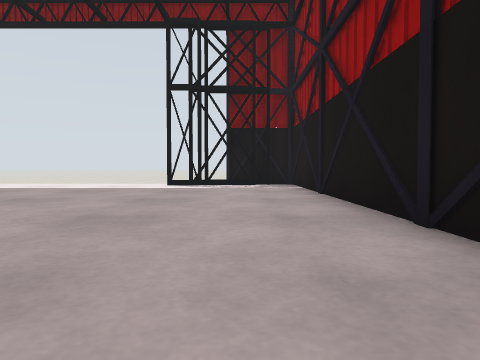
view 1 (above)

15 first-person views from a walk through a robot-simulator world made for Gazebo. The camera is 0.5 m above the floor, tilts 2° down and sees 70° across. The lines on the ground mark 1 m squares. The floor is counted in squares, 1 m on a side. Each view is taken from the middle of a square. On the plan, view 1 faces up. The plan holds only what a view shows up to about 9 squares ahead; the rest is blank.

view 2
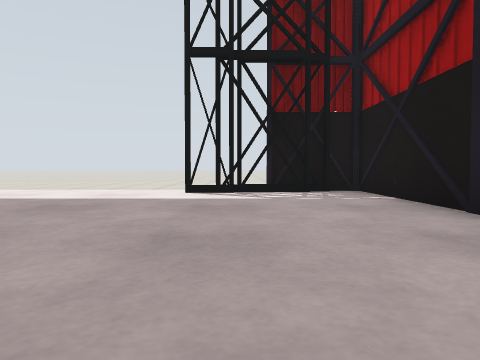

view 3
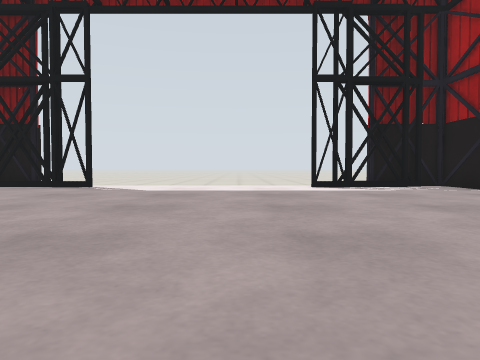

view 4
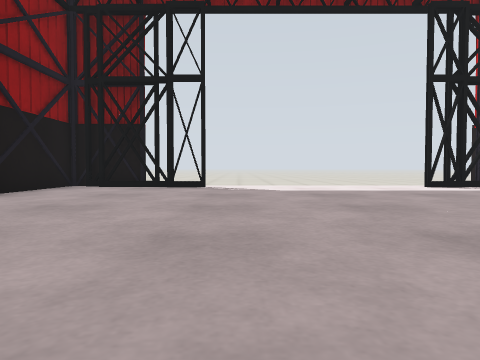

view 5
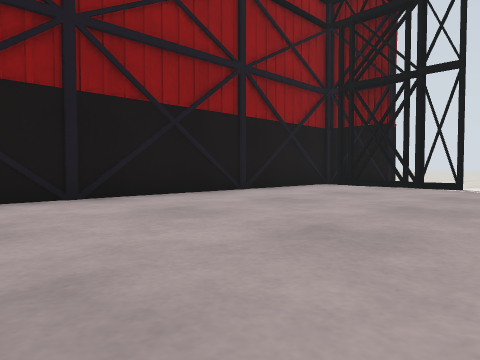

view 6
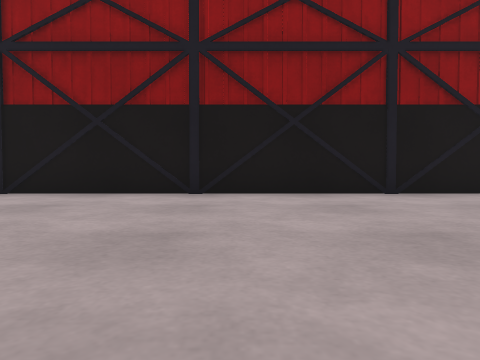

view 7
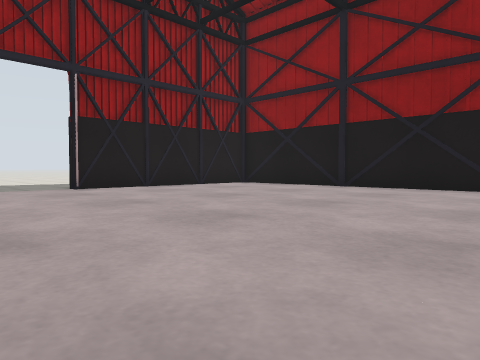

view 8
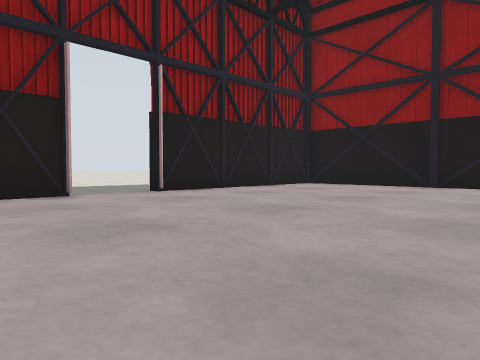

view 9
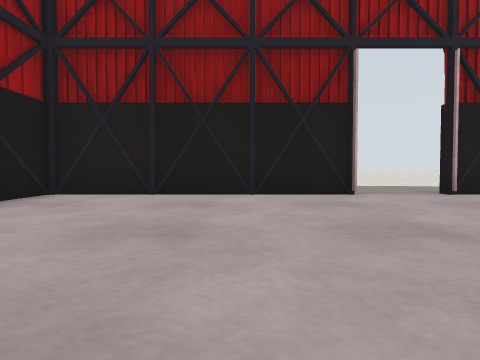

view 10
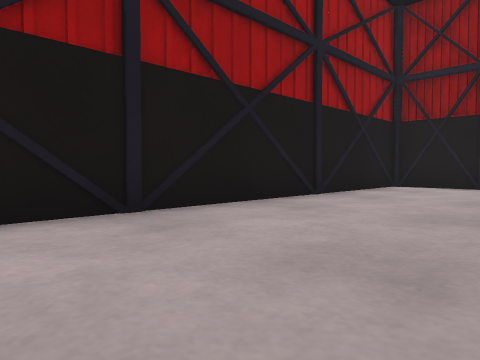

view 11
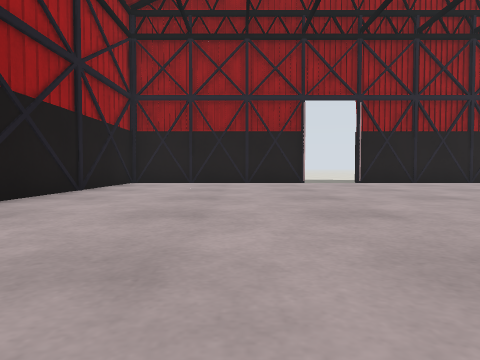

view 12
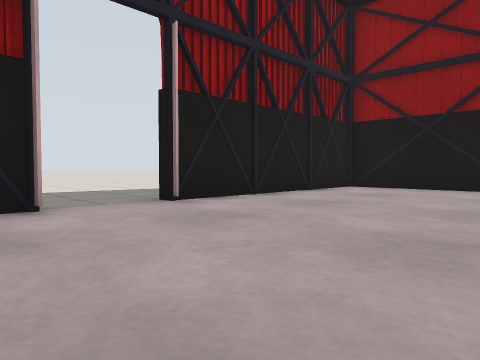

view 13
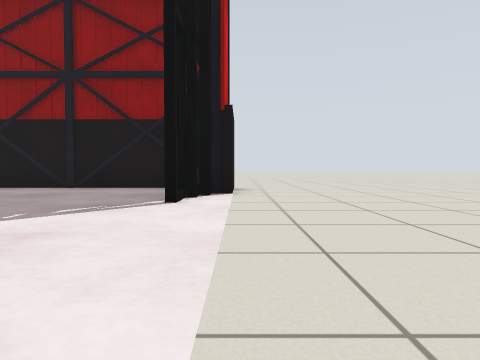

view 14
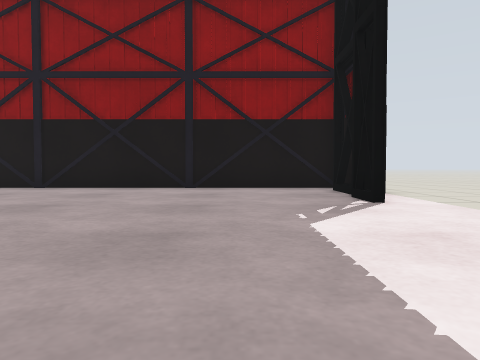

view 15
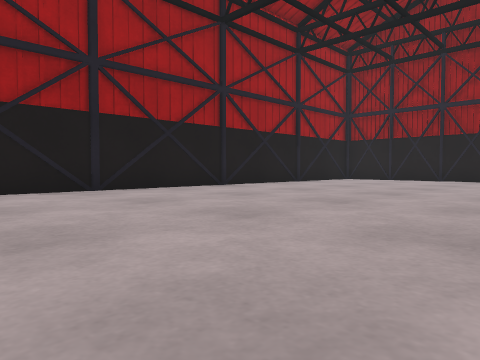

### Floor plan
Points are (right, up) in squares from view 1. A wall is a line through its corners. A room is listed if a view was taken in it or the views show most of it. See-through windows are left out.
Room 1 (views 1, 2, 3, 4, 5, 6, 7, 8, 9, 10, 11, 12, 13, 14, 15)
walls: (-7.9, 9.9) (-10.5, 9.9); (-8.8, 10.1) (-10.8, 10.1); (-9.4, 10.3) (-8.8, 10.3) (-8.8, 10.1) (-7.9, 10.1); (0.1, 10.1) (0.1, 10.8); (0.5, 9.9) (-2.1, 9.9); (0.5, 10.1) (-1.5, 10.1); (0.4, 10.3) (-1.1, 10.3); (0.8, 10.2) (0.8, 10.8); (-4.1, -8.2) (-4.1, -8.6) (1.6, -8.6) (1.6, 10.5) (-0.5, 10.5); (1, 10.3) (0.5, 10.3); (-10.8, 10.5) (-11.7, 10.5) (-11.7, -8.1); (-4.1, -8.5) (1.6, -8.5); (-7.6, -8.6) (-5.9, -8.6); (-11.9, 10.9) (-9.7, 10.9) (-9.7, 10.4) (-9.2, 10.4); (-11.4, -8.5) (-5.9, -8.5)
ways out: opening at (-5, -9); gap at (-9, 10); gap at (-1, 10)

Where each view was taken, in squares from view 1:
view 1: 0 up, 0 right, facing up
view 2: 3 up, 1 left, facing up
view 3: 1 up, 4 left, facing up
view 4: 1 up, 7 left, facing up
view 5: 1 up, 6 left, facing up-left
view 6: 0 up, 5 left, facing left
view 7: 0 up, 3 left, facing down-left
view 8: 2 down, 2 left, facing down-left
view 9: 2 down, 2 left, facing down
view 10: 1 up, 2 left, facing down-right
view 11: 3 up, 2 left, facing down
view 12: 4 down, 3 left, facing down-left
view 13: 11 up, 3 left, facing left
view 14: 8 up, 3 left, facing left
view 15: 6 up, 6 left, facing down-right
